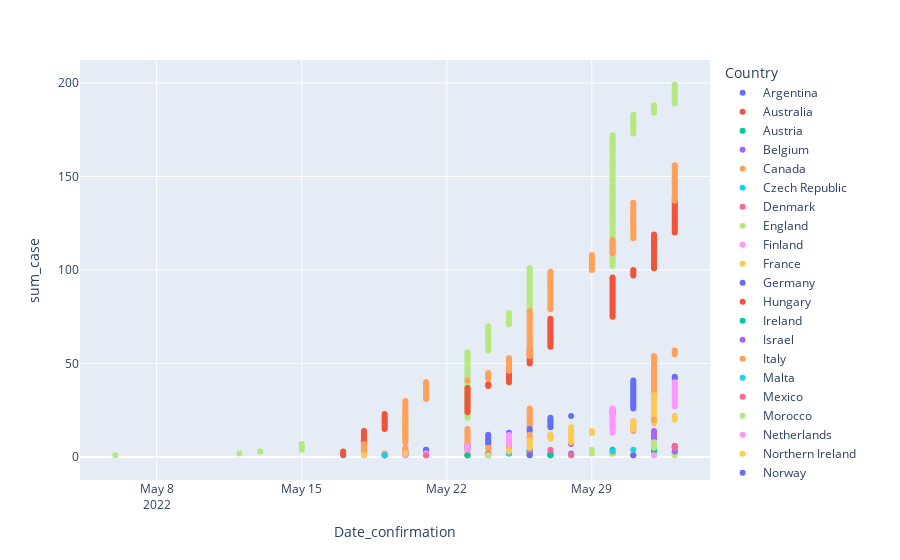

Notebook cell for this chart:
### Code cell
fig2 = px.scatter(sort_df, x='Date_confirmation',y='sum_case', color='Country')
fig2.show()

### Figure 1 — Plotly figure (JSON) as saved in the notebook; plotly's stock layout.template omitted (floating-point values rounded to 4 significant figures; data arrays with more than 128 entries replaced by an {"elided": "..."} marker saying what was removed)
{"data": [{"hovertemplate": "Country=Argentina<br>Date_confirmation=%{x}<br>sum_case=%{y}<extra></extra>", "legendgroup": "Argentina", "marker": {"color": "#636efa", "symbol": "circle"}, "mode": "markers", "name": "Argentina", "orientation": "v", "showlegend": true, "type": "scatter", "x": ["2022-05-27T00:00:00", "2022-05-27T00:00:00"], "xaxis": "x", "y": [1, 2], "yaxis": "y"}, {"hovertemplate": "Country=Australia<br>Date_confirmation=%{x}<br>sum_case=%{y}<extra></extra>", "legendgroup": "Australia", "marker": {"color": "#EF553B", "symbol": "circle"}, "mode": "markers", "name": "Australia", "orientation": "v", "showlegend": true, "type": "scatter", "x": ["2022-05-20T00:00:00", "2022-05-20T00:00:00", "2022-06-02T00:00:00"], "xaxis": "x", "y": [1, 2, 3], "yaxis": "y"}, {"hovertemplate": "Country=Austria<br>Date_confirmation=%{x}<br>sum_case=%{y}<extra></extra>", "legendgroup": "Austria", "marker": {"color": "#00cc96", "symbol": "circle"}, "mode": "markers", "name": "Austria", "orientation": "v", "showlegend": true, "type": "scatter", "x": ["2022-05-23T00:00:00"], "xaxis": "x", "y": [1], "yaxis": "y"}, {"hovertemplate": "Country=Belgium<br>Date_confirmation=%{x}<br>sum_case=%{y}<extra></extra>", "legendgroup": "Belgium", "marker": {"color": "#ab63fa", "symbol": "circle"}, "mode": "markers", "name": "Belgium", "orientation": "v", "showlegend": true, "type": "scatter", "x": ["2022-05-19T00:00:00", "2022-05-20T00:00:00", "2022-05-20T00:00:00", "2022-05-21T00:00:00", "2022-05-25T00:00:00", "2022-05-25T00:00:00", "2022-05-28T00:00:00", "2022-05-28T00:00:00", "2022-05-28T00:00:00", "2022-06-01T00:00:00", "2022-06-01T00:00:00", "2022-06-01T00:00:00", "2022-06-01T00:00:00", "2022-06-01T00:00:00"], "xaxis": "x", "y": [1, 2, 3, 4, 5, 6, 7, 8, 9, 10, 11, 12, 13, 14], "yaxis": "y"}, {"hovertemplate": "Country=Canada<br>Date_confirmation=%{x}<br>sum_case=%{y}<extra></extra>", "legendgroup": "Canada", "marker": {"color": "#FFA15A", "symbol": "circle"}, "mode": "markers", "name": "Canada", "orientation": "v", "showlegend": true, "type": "scatter", "x": ["2022-05-19T00:00:00", "2022-05-19T00:00:00", "2022-05-20T00:00:00", "2022-05-20T00:00:00", "2022-05-20T00:00:00", "2022-05-23T00:00:00", "2022-05-23T00:00:00", "2022-05-23T00:00:00", "2022-05-23T00:00:00", "2022-05-23T00:00:00", "2022-05-23T00:00:00", "2022-05-23T00:00:00", "2022-05-23T00:00:00", "2022-05-23T00:00:00", "2022-05-23T00:00:00", "2022-05-26T00:00:00", "2022-05-26T00:00:00", "2022-05-26T00:00:00", "2022-05-26T00:00:00", "2022-05-26T00:00:00", "2022-05-26T00:00:00", "2022-05-26T00:00:00", "2022-05-26T00:00:00", "2022-05-26T00:00:00", "2022-05-26T00:00:00", "2022-05-26T00:00:00", "2022-05-31T00:00:00", "2022-06-01T00:00:00", "2022-06-01T00:00:00", "2022-06-01T00:00:00", "2022-06-01T00:00:00", "2022-06-01T00:00:00", "2022-06-01T00:00:00", "2022-06-01T00:00:00", "2022-06-01T00:00:00", "2022-06-01T00:00:00", "2022-06-01T00:00:00", "2022-06-01T00:00:00", "2022-06-01T00:00:00", "2022-06-01T00:00:00", "2022-06-01T00:00:00", "2022-06-01T00:00:00", "2022-06-01T00:00:00", "2022-06-01T00:00:00", "2022-06-01T00:00:00", "2022-06-01T00:00:00", "2022-06-01T00:00:00", "2022-06-01T00:00:00", "2022-06-01T00:00:00", "2022-06-01T00:00:00", "2022-06-01T00:00:00", "2022-06-01T00:00:00", "2022-06-01T00:00:00", "2022-06-01T00:00:00", "2022-06-02T00:00:00", "2022-06-02T00:00:00", "2022-06-02T00:00:00"], "xaxis": "x", "y": [1, 2, 3, 4, 5, 6, 7, 8, 9, 10, 11, 12, 13, 14, 15, 16, 17, 18, 19, 20, 21, 22, 23, 24, 25, 26, 27, 28, 29, 30, 31, 32, 33, 34, 35, 36, 37, 38, 39, 40, 41, 42, 43, 44, 45, 46, 47, 48, 49, 50, 51, 52, 53, 54, 55, 56, 57], "yaxis": "y"}, {"hovertemplate": "Country=Czech Republic<br>Date_confirmation=%{x}<br>sum_case=%{y}<extra></extra>", "legendgroup": "Czech Republic", "marker": {"color": "#19d3f3", "symbol": "circle"}, "mode": "markers", "name": "Czech Republic", "orientation": "v", "showlegend": true, "type": "scatter", "x": ["2022-05-24T00:00:00", "2022-05-26T00:00:00", "2022-05-26T00:00:00", "2022-05-26T00:00:00", "2022-05-26T00:00:00", "2022-06-02T00:00:00"], "xaxis": "x", "y": [1, 2, 3, 4, 5, 6], "yaxis": "y"}, {"hovertemplate": "Country=Denmark<br>Date_confirmation=%{x}<br>sum_case=%{y}<extra></extra>", "legendgroup": "Denmark", "marker": {"color": "#FF6692", "symbol": "circle"}, "mode": "markers", "name": "Denmark", "orientation": "v", "showlegend": true, "type": "scatter", "x": ["2022-05-23T00:00:00", "2022-05-24T00:00:00"], "xaxis": "x", "y": [1, 2], "yaxis": "y"}, {"hovertemplate": "Country=England<br>Date_confirmation=%{x}<br>sum_case=%{y}<extra></extra>", "legendgroup": "England", "marker": {"color": "#B6E880", "symbol": "circle"}, "mode": "markers", "name": "England", "orientation": "v", "showlegend": true, "type": "scatter", "x": {"elided": "199 str values"}, "xaxis": "x", "y": {"elided": "199 int values"}, "yaxis": "y"}, {"hovertemplate": "Country=Finland<br>Date_confirmation=%{x}<br>sum_case=%{y}<extra></extra>", "legendgroup": "Finland", "marker": {"color": "#FF97FF", "symbol": "circle"}, "mode": "markers", "name": "Finland", "orientation": "v", "showlegend": true, "type": "scatter", "x": ["2022-05-27T00:00:00", "2022-06-02T00:00:00"], "xaxis": "x", "y": [1, 2], "yaxis": "y"}, {"hovertemplate": "Country=France<br>Date_confirmation=%{x}<br>sum_case=%{y}<extra></extra>", "legendgroup": "France", "marker": {"color": "#FECB52", "symbol": "circle"}, "mode": "markers", "name": "France", "orientation": "v", "showlegend": true, "type": "scatter", "x": ["2022-05-19T00:00:00", "2022-05-23T00:00:00", "2022-05-23T00:00:00", "2022-05-24T00:00:00", "2022-05-24T00:00:00", "2022-05-25T00:00:00", "2022-05-25T00:00:00", "2022-05-28T00:00:00", "2022-05-28T00:00:00", "2022-05-28T00:00:00", "2022-05-28T00:00:00", "2022-05-28T00:00:00", "2022-05-28T00:00:00", "2022-05-28T00:00:00", "2022-05-28T00:00:00", "2022-05-28T00:00:00", "2022-05-30T00:00:00", "2022-06-01T00:00:00", "2022-06-01T00:00:00", "2022-06-01T00:00:00", "2022-06-01T00:00:00", "2022-06-01T00:00:00", "2022-06-01T00:00:00", "2022-06-01T00:00:00", "2022-06-01T00:00:00", "2022-06-01T00:00:00", "2022-06-01T00:00:00", "2022-06-01T00:00:00", "2022-06-01T00:00:00", "2022-06-01T00:00:00", "2022-06-01T00:00:00", "2022-06-01T00:00:00", "2022-06-01T00:00:00"], "xaxis": "x", "y": [1, 2, 3, 4, 5, 6, 7, 8, 9, 10, 11, 12, 13, 14, 15, 16, 17, 18, 19, 20, 21, 22, 23, 24, 25, 26, 27, 28, 29, 30, 31, 32, 33], "yaxis": "y"}, {"hovertemplate": "Country=Germany<br>Date_confirmation=%{x}<br>sum_case=%{y}<extra></extra>", "legendgroup": "Germany", "marker": {"color": "#636efa", "symbol": "circle"}, "mode": "markers", "name": "Germany", "orientation": "v", "showlegend": true, "type": "scatter", "x": ["2022-05-19T00:00:00", "2022-05-20T00:00:00", "2022-05-21T00:00:00", "2022-05-21T00:00:00", "2022-05-23T00:00:00", "2022-05-23T00:00:00", "2022-05-24T00:00:00", "2022-05-24T00:00:00", "2022-05-24T00:00:00", "2022-05-24T00:00:00", "2022-05-24T00:00:00", "2022-05-24T00:00:00", "2022-05-25T00:00:00", "2022-05-26T00:00:00", "2022-05-26T00:00:00", "2022-05-27T00:00:00", "2022-05-27T00:00:00", "2022-05-27T00:00:00", "2022-05-27T00:00:00", "2022-05-27T00:00:00", "2022-05-27T00:00:00", "2022-05-28T00:00:00", "2022-05-30T00:00:00", "2022-05-30T00:00:00", "2022-05-30T00:00:00", "2022-05-31T00:00:00", "2022-05-31T00:00:00", "2022-05-31T00:00:00", "2022-05-31T00:00:00", "2022-05-31T00:00:00", "2022-05-31T00:00:00", "2022-05-31T00:00:00", "2022-05-31T00:00:00", "2022-05-31T00:00:00", "2022-05-31T00:00:00", "2022-05-31T00:00:00", "2022-05-31T00:00:00", "2022-05-31T00:00:00", "2022-05-31T00:00:00", "2022-05-31T00:00:00", "2022-05-31T00:00:00", "2022-06-02T00:00:00", "2022-06-02T00:00:00"], "xaxis": "x", "y": [1, 2, 3, 4, 5, 6, 7, 8, 9, 10, 11, 12, 13, 14, 15, 16, 17, 18, 19, 20, 21, 22, 23, 24, 25, 26, 27, 28, 29, 30, 31, 32, 33, 34, 35, 36, 37, 38, 39, 40, 41, 42, 43], "yaxis": "y"}, {"hovertemplate": "Country=Hungary<br>Date_confirmation=%{x}<br>sum_case=%{y}<extra></extra>", "legendgroup": "Hungary", "marker": {"color": "#EF553B", "symbol": "circle"}, "mode": "markers", "name": "Hungary", "orientation": "v", "showlegend": true, "type": "scatter", "x": ["2022-05-31T00:00:00"], "xaxis": "x", "y": [1], "yaxis": "y"}, {"hovertemplate": "Country=Ireland<br>Date_confirmation=%{x}<br>sum_case=%{y}<extra></extra>", "legendgroup": "Ireland", "marker": {"color": "#00cc96", "symbol": "circle"}, "mode": "markers", "name": "Ireland", "orientation": "v", "showlegend": true, "type": "scatter", "x": ["2022-05-27T00:00:00", "2022-05-30T00:00:00", "2022-06-01T00:00:00", "2022-06-01T00:00:00", "2022-06-02T00:00:00", "2022-06-02T00:00:00"], "xaxis": "x", "y": [1, 2, 3, 4, 5, 6], "yaxis": "y"}, {"hovertemplate": "Country=Israel<br>Date_confirmation=%{x}<br>sum_case=%{y}<extra></extra>", "legendgroup": "Israel", "marker": {"color": "#ab63fa", "symbol": "circle"}, "mode": "markers", "name": "Israel", "orientation": "v", "showlegend": true, "type": "scatter", "x": ["2022-05-21T00:00:00", "2022-05-28T00:00:00"], "xaxis": "x", "y": [1, 2], "yaxis": "y"}, {"hovertemplate": "Country=Italy<br>Date_confirmation=%{x}<br>sum_case=%{y}<extra></extra>", "legendgroup": "Italy", "marker": {"color": "#FFA15A", "symbol": "circle"}, "mode": "markers", "name": "Italy", "orientation": "v", "showlegend": true, "type": "scatter", "x": ["2022-05-19T00:00:00", "2022-05-20T00:00:00", "2022-05-20T00:00:00", "2022-05-23T00:00:00", "2022-05-24T00:00:00", "2022-05-25T00:00:00", "2022-05-25T00:00:00", "2022-05-25T00:00:00", "2022-05-25T00:00:00", "2022-05-26T00:00:00", "2022-05-26T00:00:00", "2022-05-26T00:00:00", "2022-05-29T00:00:00", "2022-05-31T00:00:00", "2022-05-31T00:00:00", "2022-05-31T00:00:00", "2022-05-31T00:00:00", "2022-05-31T00:00:00", "2022-05-31T00:00:00", "2022-06-01T00:00:00"], "xaxis": "x", "y": [1, 2, 3, 4, 5, 6, 7, 8, 9, 10, 11, 12, 13, 14, 15, 16, 17, 18, 19, 20], "yaxis": "y"}, {"hovertemplate": "Country=Malta<br>Date_confirmation=%{x}<br>sum_case=%{y}<extra></extra>", "legendgroup": "Malta", "marker": {"color": "#19d3f3", "symbol": "circle"}, "mode": "markers", "name": "Malta", "orientation": "v", "showlegend": true, "type": "scatter", "x": ["2022-05-28T00:00:00"], "xaxis": "x", "y": [1], "yaxis": "y"}, {"hovertemplate": "Country=Mexico<br>Date_confirmation=%{x}<br>sum_case=%{y}<extra></extra>", "legendgroup": "Mexico", "marker": {"color": "#FF6692", "symbol": "circle"}, "mode": "markers", "name": "Mexico", "orientation": "v", "showlegend": true, "type": "scatter", "x": ["2022-05-28T00:00:00"], "xaxis": "x", "y": [1], "yaxis": "y"}, {"hovertemplate": "Country=Morocco<br>Date_confirmation=%{x}<br>sum_case=%{y}<extra></extra>", "legendgroup": "Morocco", "marker": {"color": "#B6E880", "symbol": "circle"}, "mode": "markers", "name": "Morocco", "orientation": "v", "showlegend": true, "type": "scatter", "x": ["2022-06-02T00:00:00"], "xaxis": "x", "y": [1], "yaxis": "y"}, {"hovertemplate": "Country=Netherlands<br>Date_confirmation=%{x}<br>sum_case=%{y}<extra></extra>", "legendgroup": "Netherlands", "marker": {"color": "#FF97FF", "symbol": "circle"}, "mode": "markers", "name": "Netherlands", "orientation": "v", "showlegend": true, "type": "scatter", "x": ["2022-05-20T00:00:00", "2022-05-21T00:00:00", "2022-05-23T00:00:00", "2022-05-23T00:00:00", "2022-05-23T00:00:00", "2022-05-23T00:00:00", "2022-05-25T00:00:00", "2022-05-25T00:00:00", "2022-05-25T00:00:00", "2022-05-25T00:00:00", "2022-05-25T00:00:00", "2022-05-25T00:00:00", "2022-05-30T00:00:00", "2022-05-30T00:00:00", "2022-05-30T00:00:00", "2022-05-30T00:00:00", "2022-05-30T00:00:00", "2022-05-30T00:00:00", "2022-05-30T00:00:00", "2022-05-30T00:00:00", "2022-05-30T00:00:00", "2022-05-30T00:00:00", "2022-05-30T00:00:00", "2022-05-30T00:00:00", "2022-05-30T00:00:00", "2022-05-30T00:00:00", "2022-06-02T00:00:00", "2022-06-02T00:00:00", "2022-06-02T00:00:00", "2022-06-02T00:00:00", "2022-06-02T00:00:00", "2022-06-02T00:00:00", "2022-06-02T00:00:00", "2022-06-02T00:00:00", "2022-06-02T00:00:00", "2022-06-02T00:00:00", "2022-06-02T00:00:00", "2022-06-02T00:00:00", "2022-06-02T00:00:00", "2022-06-02T00:00:00"], "xaxis": "x", "y": [1, 2, 3, 4, 5, 6, 7, 8, 9, 10, 11, 12, 13, 14, 15, 16, 17, 18, 19, 20, 21, 22, 23, 24, 25, 26, 27, 28, 29, 30, 31, 32, 33, 34, 35, 36, 37, 38, 39, 40], "yaxis": "y"}, {"hovertemplate": "Country=Northern Ireland<br>Date_confirmation=%{x}<br>sum_case=%{y}<extra></extra>", "legendgroup": "Northern Ireland", "marker": {"color": "#FECB52", "symbol": "circle"}, "mode": "markers", "name": "Northern Ireland", "orientation": "v", "showlegend": true, "type": "scatter", "x": ["2022-05-26T00:00:00", "2022-05-30T00:00:00"], "xaxis": "x", "y": [1, 2], "yaxis": "y"}, {"hovertemplate": "Country=Norway<br>Date_confirmation=%{x}<br>sum_case=%{y}<extra></extra>", "legendgroup": "Norway", "marker": {"color": "#636efa", "symbol": "circle"}, "mode": "markers", "name": "Norway", "orientation": "v", "showlegend": true, "type": "scatter", "x": ["2022-05-31T00:00:00"], "xaxis": "x", "y": [1], "yaxis": "y"}, {"hovertemplate": "Country=Portugal<br>Date_confirmation=%{x}<br>sum_case=%{y}<extra></extra>", "legendgroup": "Portugal", "marker": {"color": "#EF553B", "symbol": "circle"}, "mode": "markers", "name": "Portugal", "orientation": "v", "showlegend": true, "type": "scatter", "x": {"elided": "138 str values"}, "xaxis": "x", "y": {"elided": "138 int values"}, "yaxis": "y"}, {"hovertemplate": "Country=Scotland<br>Date_confirmation=%{x}<br>sum_case=%{y}<extra></extra>", "legendgroup": "Scotland", "marker": {"color": "#00cc96", "symbol": "circle"}, "mode": "markers", "name": "Scotland", "orientation": "v", "showlegend": true, "type": "scatter", "x": ["2022-05-23T00:00:00", "2022-05-26T00:00:00", "2022-05-26T00:00:00", "2022-05-30T00:00:00", "2022-06-01T00:00:00"], "xaxis": "x", "y": [1, 2, 3, 4, 5], "yaxis": "y"}, {"hovertemplate": "Country=Slovenia<br>Date_confirmation=%{x}<br>sum_case=%{y}<extra></extra>", "legendgroup": "Slovenia", "marker": {"color": "#ab63fa", "symbol": "circle"}, "mode": "markers", "name": "Slovenia", "orientation": "v", "showlegend": true, "type": "scatter", "x": ["2022-05-24T00:00:00", "2022-05-25T00:00:00", "2022-06-02T00:00:00"], "xaxis": "x", "y": [1, 2, 3], "yaxis": "y"}, {"hovertemplate": "Country=Spain<br>Date_confirmation=%{x}<br>sum_case=%{y}<extra></extra>", "legendgroup": "Spain", "marker": {"color": "#FFA15A", "symbol": "circle"}, "mode": "markers", "name": "Spain", "orientation": "v", "showlegend": true, "type": "scatter", "x": {"elided": "156 str values"}, "xaxis": "x", "y": {"elided": "156 int values"}, "yaxis": "y"}, {"hovertemplate": "Country=Sweden<br>Date_confirmation=%{x}<br>sum_case=%{y}<extra></extra>", "legendgroup": "Sweden", "marker": {"color": "#19d3f3", "symbol": "circle"}, "mode": "markers", "name": "Sweden", "orientation": "v", "showlegend": true, "type": "scatter", "x": ["2022-05-19T00:00:00", "2022-05-25T00:00:00", "2022-05-30T00:00:00", "2022-05-31T00:00:00", "2022-06-02T00:00:00"], "xaxis": "x", "y": [1, 2, 3, 4, 5], "yaxis": "y"}, {"hovertemplate": "Country=Switzerland<br>Date_confirmation=%{x}<br>sum_case=%{y}<extra></extra>", "legendgroup": "Switzerland", "marker": {"color": "#FF6692", "symbol": "circle"}, "mode": "markers", "name": "Switzerland", "orientation": "v", "showlegend": true, "type": "scatter", "x": ["2022-05-21T00:00:00", "2022-05-24T00:00:00", "2022-05-26T00:00:00", "2022-05-27T00:00:00", "2022-06-02T00:00:00", "2022-06-02T00:00:00"], "xaxis": "x", "y": [1, 2, 3, 4, 5, 6], "yaxis": "y"}, {"hovertemplate": "Country=United Arab Emirates<br>Date_confirmation=%{x}<br>sum_case=%{y}<extra></extra>", "legendgroup": "United Arab Emirates", "marker": {"color": "#B6E880", "symbol": "circle"}, "mode": "markers", "name": "United Arab Emirates", "orientation": "v", "showlegend": true, "type": "scatter", "x": ["2022-05-24T00:00:00", "2022-05-29T00:00:00", "2022-05-29T00:00:00", "2022-05-29T00:00:00", "2022-06-01T00:00:00", "2022-06-01T00:00:00", "2022-06-01T00:00:00", "2022-06-01T00:00:00"], "xaxis": "x", "y": [1, 2, 3, 4, 5, 6, 7, 8], "yaxis": "y"}, {"hovertemplate": "Country=United Kingdom<br>Date_confirmation=%{x}<br>sum_case=%{y}<extra></extra>", "legendgroup": "United Kingdom", "marker": {"color": "#FF97FF", "symbol": "circle"}, "mode": "markers", "name": "United Kingdom", "orientation": "v", "showlegend": true, "type": "scatter", "x": ["2022-06-01T00:00:00"], "xaxis": "x", "y": [1], "yaxis": "y"}, {"hovertemplate": "Country=United States<br>Date_confirmation=%{x}<br>sum_case=%{y}<extra></extra>", "legendgroup": "United States", "marker": {"color": "#FECB52", "symbol": "circle"}, "mode": "markers", "name": "United States", "orientation": "v", "showlegend": true, "type": "scatter", "x": ["2022-05-18T00:00:00", "2022-05-20T00:00:00", "2022-05-25T00:00:00", "2022-05-25T00:00:00", "2022-05-26T00:00:00", "2022-05-26T00:00:00", "2022-05-26T00:00:00", "2022-05-26T00:00:00", "2022-05-26T00:00:00", "2022-05-27T00:00:00", "2022-05-27T00:00:00", "2022-05-27T00:00:00", "2022-05-29T00:00:00", "2022-05-29T00:00:00", "2022-05-31T00:00:00", "2022-05-31T00:00:00", "2022-05-31T00:00:00", "2022-05-31T00:00:00", "2022-05-31T00:00:00", "2022-06-02T00:00:00", "2022-06-02T00:00:00", "2022-06-02T00:00:00"], "xaxis": "x", "y": [1, 2, 3, 4, 5, 6, 7, 8, 9, 10, 11, 12, 13, 14, 15, 16, 17, 18, 19, 20, 21, 22], "yaxis": "y"}, {"hovertemplate": "Country=Wales<br>Date_confirmation=%{x}<br>sum_case=%{y}<extra></extra>", "legendgroup": "Wales", "marker": {"color": "#636efa", "symbol": "circle"}, "mode": "markers", "name": "Wales", "orientation": "v", "showlegend": true, "type": "scatter", "x": ["2022-05-26T00:00:00"], "xaxis": "x", "y": [1], "yaxis": "y"}], "layout": {"legend": {"title": {"text": "Country"}, "tracegroupgap": 0}, "margin": {"t": 60}, "xaxis": {"anchor": "y", "domain": [0, 1], "title": {"text": "Date_confirmation"}}, "yaxis": {"anchor": "x", "domain": [0, 1], "title": {"text": "sum_case"}}}}
